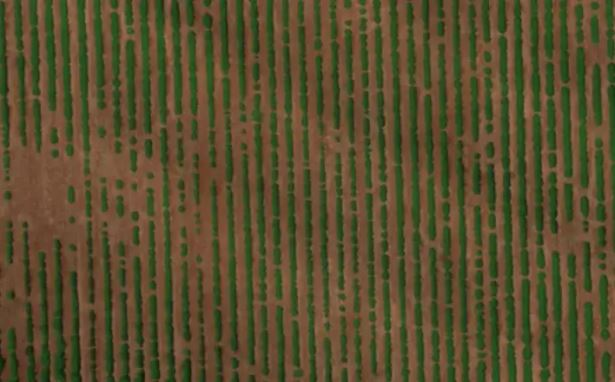
#> input picture crop7.jpg, 615 x 382 px
$ jupyter execute Crops_path_planning.ipynb
#> lines starting #> are read from the running program, lines starting #| are printed output that depends on the picture; after the words box and inside, x2 and y2 are one past the last pixel; in counts of white or black regions, pixels touching at a corner belong together
[cell 1]
import cv2
import numpy as np
import matplotlib.pyplot as plt

[cell 2]
# image will be loaded in BGR
img = cv2.imread("crop7.jpg")
#> img is the input picture: shape (382, 615, 3); mean B, G, R 46.1, 78, 89.1

plt.imshow(img)

[cell 3]
# separating blue, green, red channels
b,g,r = cv2.split(img)
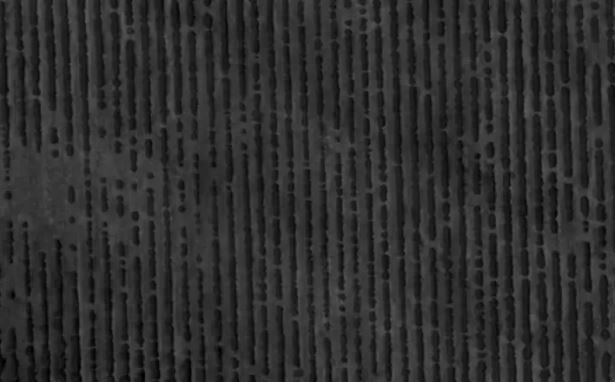
#> b: shape (382, 615); min 0, max 93, mean 46.1
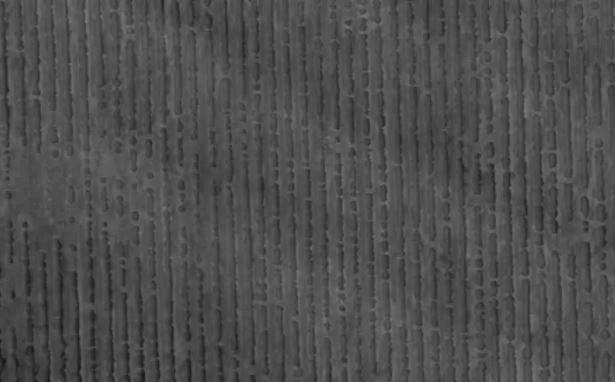
#> g: shape (382, 615); min 23, max 123, mean 78
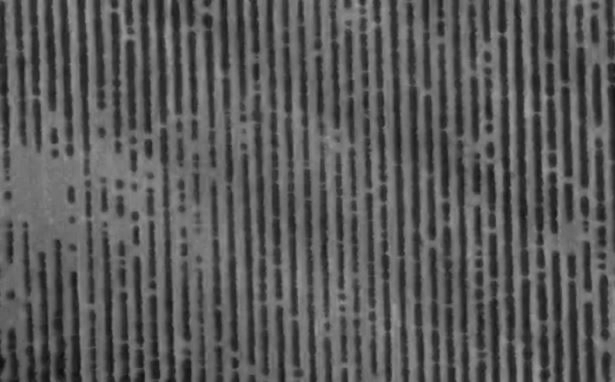
#> r: shape (382, 615); min 15, max 157, mean 89.1

# now minusing the red and green, as we only need green color
# you can vary multiplying integer 3 with 2, I got better results(sharp edges) when I used 3. But don't vary this too much

gscale = 2*g-r-b
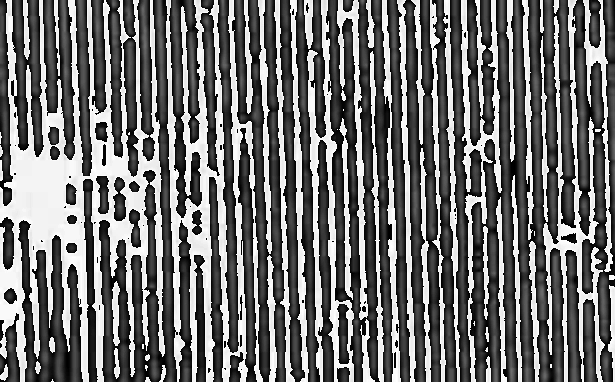
#> gscale: shape (382, 615); min 0, max 255, mean 110.7

# Canny is used for edge detection, you can vary min and max arguments, and its hard to find
gscale = cv2.Canny(gscale,280,290, apertureSize = 3)
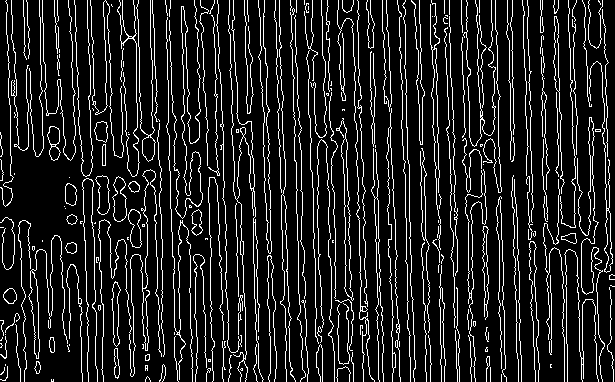
#> gscale: shape (382, 615); 12.7% white in thin lines or dots

# image will be shown in gray scale
plt.imshow(gscale)

[cell 4]
# getting size of grayscaled image
size = np.size(gscale)
#> size = 234930

# creating array of zeros
skel = np.zeros(gscale.shape, np.uint8)

# setting threshold's min & max value
ret, gscale = cv2.threshold(gscale,128,255,0)


element = cv2.getStructuringElement(cv2.MORPH_CROSS,(3,3))

done = False
while (not done):
    # erosion removes the foreground object's boundary
    eroded = cv2.erode(gscale,element)

    # dilation is opposite of errosion
    temp = cv2.dilate(eroded, element)

    # subtract just removes the first images's pixels w.r.t to scecond
    temp = cv2.subtract(gscale, temp)

    # bitwise turns the pixel off if its value it 0, and turn it on if its >0
    skel = cv2.bitwise_or(skel, temp)

    gscale = eroded.copy()

    zeros = size - cv2.countNonZero(gscale)
    if zeros==size:
        done = True
#> this loop made 1 pass
#> zeros on pass 1: 234930

[cell 5]
size
#> Out = 234930

[cell 6]
# Hough lines algorithm, it'll track the rows
lines = cv2.HoughLines(skel,1,np.pi/180,130)
#> lines = 64 rows, first 8: [-258, 3.11], [-367, 3.11], [-567, 3.11], [-435, 3.12], [-274, 3.11], [-372, 3.12], [-386, 3.11], [-228, 3.11]
a,b,c = lines.shape
#> a = 64; b = 1; c = 2
for i in range(a):
    rho = lines[i][0][0]
    theta = lines[i][0][1]
    a = np.cos(theta)
    b = np.sin(theta)
    x0 = a*rho
    y0 = b*rho
    x1 = int(x0 + 1000*(-b))
    y1 = int(y0 + 1000*(a))
    x2 = int(x0 - 1000*(-b))
    y2 = int(y0 - 1000*(a))

    cv2.line(img,(x1,y1),(x2,y2),(0,0,255),3, cv2.LINE_AA)
#> this loop made 64 passes
#> (rho, theta, a, b, x0, y0, x1, y1) on passes 1 to 12: (-258, 3.11, -0.999, 0.0349, 257.8, -9, 222, -1008), (-367, 3.11, -0.999, 0.0349, 366.8, -12.81, 331, -1012), (-567, 3.11, -0.999, 0.0349, 566.7, -19.79, 531, -1019), (-435, 3.12, -1, 0.0175, 434.9, -7.59, 417, -1007), (-274, 3.11, -0.999, 0.0349, 273.8, -9.56, 238, -1008), (-372, 3.12, -1, 0.0175, 371.9, -6.49, 354, -1006), (-386, 3.11, -0.999, 0.0349, 385.8, -13.47, 350, -1012), (-228, 3.11, -0.999, 0.0349, 227.9, -7.96, 192, -1007), (-356, 3.11, -0.999, 0.0349, 355.8, -12.42, 320, -1011), (-262, 3.11, -0.999, 0.0349, 261.8, -9.14, 226, -1008), (-289, 3.11, -0.999, 0.0349, 288.8, -10.09, 253, -1009), (-247, 3.11, -0.999, 0.0349, 246.8, -8.62, 211, -1008)
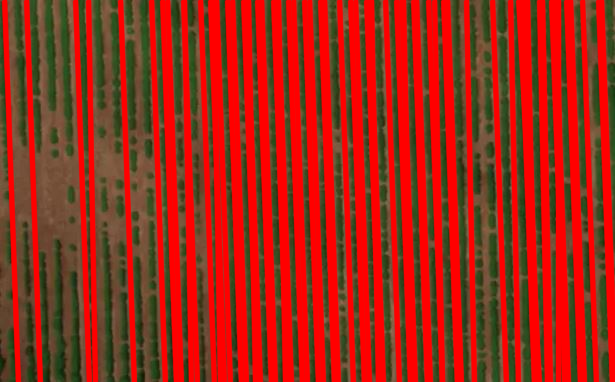
#> img: shape (382, 615, 3); mean B, G, R 23, 42.5, 155.7

plt.imshow(cv2.cvtColor(img, cv2.COLOR_BGR2RGB))

$ run again, with crop6.jpg copied over crop7.jpg
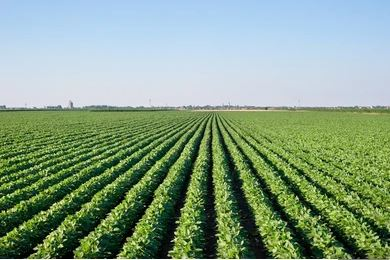
#> input picture crop6.jpg, 390 x 260 px
#> img is the input picture: shape (260, 390, 3); mean B, G, R 132.6, 158.2, 133.1
#> `gscale = cv2.Canny(gscale,280,290, apertureSize = 3)`:
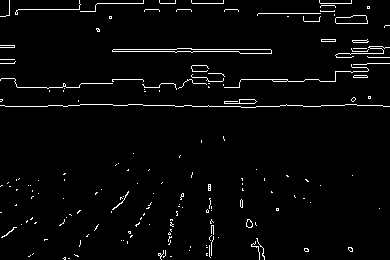
#> gscale: shape (260, 390); 2.9% white in thin lines or dots
#> size = 101400
#> the loop `while (not done): # erosion removes the foreground object's boundary` made 1 pass
#> zeros on pass 1: 101400
#> lines = [[105, 1.57], [49, 1.57], [51, 1.57]]
#> the loop `for i in range(a):` made 3 passes
#> (rho, x0, y0, y1, y2) on passes 1 to 3: (105, -4.59e-06, 105, 104, 105), (49, -2.14e-06, 49, 48, 49), (51, -2.23e-06, 51, 50, 51)
#> after the loop `for i in range(a):`:
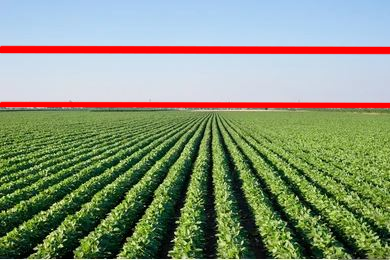
#> img: shape (260, 390, 3); 6.15% of pixels changed, all inside (x1, y1, x2, y2) = (0, 45, 390, 109)
